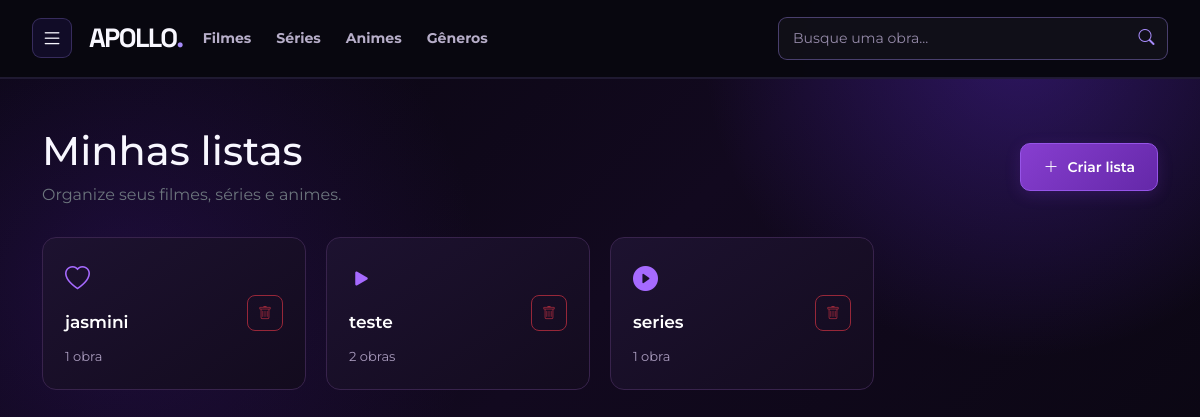
/Usuario/MinhasListas.php (signed in), run on the app's committed database.
### tables this page shows
CREATE TABLE `listas_usuario` (
  `id` int UNSIGNED NOT NULL,
  `usuario_id` int UNSIGNED NOT NULL,
  `nome` varchar(100) NOT NULL,
  `data_criacao` timestamp NULL DEFAULT CURRENT_TIMESTAMP
);

### www/Usuario/MinhasListas.php (the view, shortened to what this page needs)
<?php
$conexao = conectarBanco();
$usuarioId = idUsuarioLogado();
$consulta = $conexao->prepare("
    SELECT
        listas_usuario.id,
        listas_usuario.nome,
        listas_usuario.data_criacao,
        COUNT(itens_lista.id) AS quantidade_obras
    FROM listas_usuario
    LEFT JOIN itens_lista
        ON listas_usuario.id = itens_lista.lista_id
    WHERE listas_usuario.usuario_id = :usuario_id
    GROUP BY
        listas_usuario.id,
        listas_usuario.nome,
        listas_usuario.data_criacao
    ORDER BY listas_usuario.id ASC
");
$consulta->execute([
    ':usuario_id' => $usuarioId
]);
$listas = $consulta->fetchAll(PDO::FETCH_ASSOC);
function escaparLista($valor)
{
    return htmlspecialchars((string) $valor, ENT_QUOTES, 'UTF-8');
}
?>
<!DOCTYPE html>
<html lang="pt-BR">
<head>
    <link href="https://cdn.jsdelivr.net/npm/bootstrap@5.3.8/dist/css/bootstrap.min.css" rel="stylesheet">
    <link rel="stylesheet" href="../css/styles.css">
    <link rel="stylesheet"
        href="https://cdn.jsdelivr.net/npm/bootstrap-icons@1.11.3/font/bootstrap-icons.min.css">
</head>
<body>
<header>
    <?php include __DIR__ . '/../menu.php'; ?>
</header>
<main class="container py-5">
    <div class="d-flex justify-content-between align-items-center flex-wrap gap-3 mb-4">
        <div>
            <h1 class="mb-2">Minhas listas</h1>
            <p class="text-secondary mb-0">
                Organize seus filmes, séries e animes.
            </p>
        </div>
        <button
            class="btn-criar-lista"
            data-bs-toggle="modal"
            data-bs-target="#modalLista">
            <i class="bi bi-plus-lg"></i>
            Criar lista
        </button>
    </div>
    <?php if (!empty($listas)): ?>
        <div class="listas-box">
            <?php foreach ($listas as $lista): ?>
                <div class="lista-opcao">
                    <a
                        href="Lista.php?id=<?= (int) $lista['id'] ?>"
                        class="text-decoration-none">
                        <strong>
                            <?= escaparLista($lista['nome']) ?>
                        </strong>
                        <span>
                            <?= (int) $lista['quantidade_obras'] ?>
                            <?= (int) $lista['quantidade_obras'] === 1
                                ? 'obra'
                                : 'obras' ?>
                        </span>
                    </a>
                    <form
                        method="POST"
                        onsubmit="return confirm('Tem certeza de que deseja excluir esta lista? Todas as obras adicionadas a ela também serão removidas da lista.');">
                        <button
                            type="submit"
                            name="excluir_lista"
                            class="btn btn-sm btn-outline-danger"
                            title="Excluir lista">
                            <i class="bi bi-trash"></i>
                        </button>
                    </form>
                </div>
            <?php endforeach; ?>
        </div>
    <?php endif; ?>
</main>
</body>
</html>

### data on the page
listas_usuario: nome "jasmini", quantidade_obras "1"
listas_usuario: nome "teste", quantidade_obras "2"
listas_usuario: nome "series", quantidade_obras "1"
